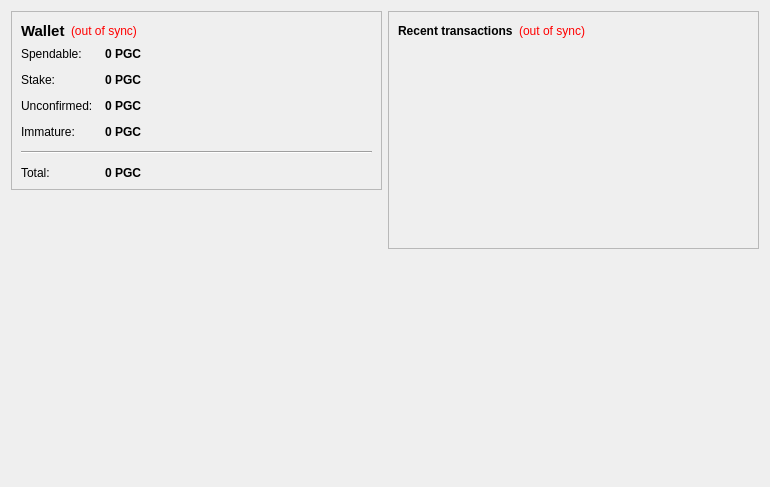
<?xml version="1.0" encoding="UTF-8"?>
<ui version="4.0">
 <class>OverviewPage</class>
 <widget class="QWidget" name="OverviewPage">
  <property name="geometry">
   <rect>
    <x>0</x>
    <y>0</y>
    <width>770</width>
    <height>487</height>
   </rect>
  </property>
  <property name="windowTitle">
   <string>Form</string>
  </property>
  <layout class="QHBoxLayout" name="horizontalLayout" stretch="1,1">
   <item>
    <layout class="QVBoxLayout" name="verticalLayout_2">
     <item>
      <widget class="QFrame" name="frame">
       <property name="frameShape">
        <enum>QFrame::StyledPanel</enum>
       </property>
       <property name="frameShadow">
        <enum>QFrame::Raised</enum>
       </property>
       <layout class="QVBoxLayout" name="verticalLayout_4">
        <item>
         <layout class="QHBoxLayout" name="horizontalLayout_4">
          <item>
           <widget class="QLabel" name="label_5">
            <property name="font">
             <font>
              <pointsize>11</pointsize>
              <weight>75</weight>
              <bold>true</bold>
             </font>
            </property>
            <property name="text">
             <string>Wallet</string>
            </property>
           </widget>
          </item>
          <item>
           <widget class="QLabel" name="labelWalletStatus">
            <property name="toolTip">
             <string>The displayed information may be out of date. Your wallet automatically synchronizes with the PumpGroupCoin network after a connection is established, but this process has not completed yet.</string>
            </property>
            <property name="styleSheet">
             <string notr="true">QLabel { color: red; }</string>
            </property>
            <property name="text">
             <string notr="true">(out of sync)</string>
            </property>
            <property name="alignment">
             <set>Qt::AlignLeading|Qt::AlignLeft|Qt::AlignVCenter</set>
            </property>
           </widget>
          </item>
          <item>
           <spacer name="horizontalSpacer_2">
            <property name="orientation">
             <enum>Qt::Horizontal</enum>
            </property>
            <property name="sizeHint" stdset="0">
             <size>
              <width>40</width>
              <height>20</height>
             </size>
            </property>
           </spacer>
          </item>
         </layout>
        </item>
        <item>
         <layout class="QFormLayout" name="formLayout_2">
          <property name="fieldGrowthPolicy">
           <enum>QFormLayout::AllNonFixedFieldsGrow</enum>
          </property>
          <property name="horizontalSpacing">
           <number>12</number>
          </property>
          <property name="verticalSpacing">
           <number>12</number>
          </property>
          <item row="0" column="0">
           <widget class="QLabel" name="label">
            <property name="text">
             <string>Spendable:</string>
            </property>
           </widget>
          </item>
          <item row="0" column="1">
           <widget class="QLabel" name="labelBalance">
            <property name="font">
             <font>
              <weight>75</weight>
              <bold>true</bold>
             </font>
            </property>
            <property name="cursor">
             <cursorShape>IBeamCursor</cursorShape>
            </property>
            <property name="toolTip">
             <string>Your current spendable balance</string>
            </property>
            <property name="text">
             <string notr="true">0 PGC</string>
            </property>
            <property name="textInteractionFlags">
             <set>Qt::LinksAccessibleByMouse|Qt::TextSelectableByKeyboard|Qt::TextSelectableByMouse</set>
            </property>
           </widget>
          </item>
          <item row="1" column="0">
           <widget class="QLabel" name="label_6">
            <property name="text">
             <string>Stake:</string>
            </property>
           </widget>
          </item>
          <item row="1" column="1">
           <widget class="QLabel" name="labelStake">
            <property name="font">
             <font>
              <weight>75</weight>
              <bold>true</bold>
             </font>
            </property>
            <property name="cursor">
             <cursorShape>IBeamCursor</cursorShape>
            </property>
            <property name="toolTip">
             <string>Total of coins that was staked, and do not yet count toward the current balance</string>
            </property>
            <property name="text">
             <string notr="true">0 PGC</string>
            </property>
            <property name="textInteractionFlags">
             <set>Qt::LinksAccessibleByMouse|Qt::TextSelectableByKeyboard|Qt::TextSelectableByMouse</set>
            </property>
           </widget>
          </item>
          <item row="2" column="0">
           <widget class="QLabel" name="label_3">
            <property name="text">
             <string>Unconfirmed:</string>
            </property>
           </widget>
          </item>
          <item row="2" column="1">
           <widget class="QLabel" name="labelUnconfirmed">
            <property name="font">
             <font>
              <weight>75</weight>
              <bold>true</bold>
             </font>
            </property>
            <property name="cursor">
             <cursorShape>IBeamCursor</cursorShape>
            </property>
            <property name="toolTip">
             <string>Total of transactions that have yet to be confirmed, and do not yet count toward the current balance</string>
            </property>
            <property name="text">
             <string notr="true">0 PGC</string>
            </property>
            <property name="textInteractionFlags">
             <set>Qt::LinksAccessibleByMouse|Qt::TextSelectableByKeyboard|Qt::TextSelectableByMouse</set>
            </property>
           </widget>
          </item>
          <item row="3" column="0">
           <widget class="QLabel" name="labelImmatureText">
            <property name="text">
             <string>Immature:</string>
            </property>
           </widget>
          </item>
          <item row="3" column="1">
           <widget class="QLabel" name="labelImmature">
            <property name="font">
             <font>
              <weight>75</weight>
              <bold>true</bold>
             </font>
            </property>
            <property name="toolTip">
             <string>Mined balance that has not yet matured</string>
            </property>
            <property name="text">
             <string notr="true">0 PGC</string>
            </property>
            <property name="textInteractionFlags">
             <set>Qt::LinksAccessibleByMouse|Qt::TextSelectableByKeyboard|Qt::TextSelectableByMouse</set>
            </property>
           </widget>
          </item>
          <item row="4" column="0" colspan="2">
           <widget class="Line" name="line">
            <property name="orientation">
             <enum>Qt::Horizontal</enum>
            </property>
           </widget>
          </item>
          <item row="5" column="0">
           <widget class="QLabel" name="labelTotalText">
            <property name="text">
             <string>Total:</string>
            </property>
           </widget>
          </item>
          <item row="5" column="1">
           <widget class="QLabel" name="labelTotal">
            <property name="font">
             <font>
              <weight>75</weight>
              <bold>true</bold>
             </font>
            </property>
            <property name="cursor">
             <cursorShape>IBeamCursor</cursorShape>
            </property>
            <property name="toolTip">
             <string>Your current total balance</string>
            </property>
            <property name="text">
             <string notr="true">0 PGC</string>
            </property>
            <property name="textInteractionFlags">
             <set>Qt::LinksAccessibleByMouse|Qt::TextSelectableByKeyboard|Qt::TextSelectableByMouse</set>
            </property>
           </widget>
          </item>
         </layout>
        </item>
       </layout>
      </widget>
     </item>
     <item>
      <spacer name="verticalSpacer">
       <property name="orientation">
        <enum>Qt::Vertical</enum>
       </property>
       <property name="sizeHint" stdset="0">
        <size>
         <width>20</width>
         <height>40</height>
        </size>
       </property>
      </spacer>
     </item>
     <item>
      <widget class="QLabel" name="label_2">
       <property name="autoFillBackground">
        <bool>true</bool>
       </property>
       <property name="text">
        <string/>
       </property>
       <property name="pixmap">
        <pixmap resource="../bitcoin.qrc">:/icons/drmbg</pixmap>
       </property>
       <property name="scaledContents">
        <bool>false</bool>
       </property>
       <property name="margin">
        <number>0</number>
       </property>
      </widget>
     </item>
    </layout>
   </item>
   <item>
    <layout class="QVBoxLayout" name="verticalLayout_3">
     <item>
      <widget class="QFrame" name="frame_2">
       <property name="frameShape">
        <enum>QFrame::StyledPanel</enum>
       </property>
       <property name="frameShadow">
        <enum>QFrame::Raised</enum>
       </property>
       <layout class="QVBoxLayout" name="verticalLayout">
        <item>
         <layout class="QHBoxLayout" name="horizontalLayout_2">
          <item>
           <widget class="QLabel" name="label_4">
            <property name="text">
             <string>&lt;b&gt;Recent transactions&lt;/b&gt;</string>
            </property>
           </widget>
          </item>
          <item>
           <widget class="QLabel" name="labelTransactionsStatus">
            <property name="toolTip">
             <string>The displayed information may be out of date. Your wallet automatically synchronizes with the PumpGroupCoin network after a connection is established, but this process has not completed yet.</string>
            </property>
            <property name="styleSheet">
             <string notr="true">QLabel { color: red; }</string>
            </property>
            <property name="text">
             <string notr="true">(out of sync)</string>
            </property>
            <property name="alignment">
             <set>Qt::AlignRight|Qt::AlignTrailing|Qt::AlignVCenter</set>
            </property>
           </widget>
          </item>
          <item>
           <spacer name="horizontalSpacer">
            <property name="orientation">
             <enum>Qt::Horizontal</enum>
            </property>
            <property name="sizeHint" stdset="0">
             <size>
              <width>40</width>
              <height>20</height>
             </size>
            </property>
           </spacer>
          </item>
         </layout>
        </item>
        <item>
         <widget class="QListView" name="listTransactions">
          <property name="styleSheet">
           <string notr="true">QListView { background: transparent; }</string>
          </property>
          <property name="frameShape">
           <enum>QFrame::NoFrame</enum>
          </property>
          <property name="verticalScrollBarPolicy">
           <enum>Qt::ScrollBarAlwaysOff</enum>
          </property>
          <property name="horizontalScrollBarPolicy">
           <enum>Qt::ScrollBarAlwaysOff</enum>
          </property>
          <property name="selectionMode">
           <enum>QAbstractItemView::NoSelection</enum>
          </property>
         </widget>
        </item>
       </layout>
      </widget>
     </item>
     <item>
      <spacer name="verticalSpacer_2">
       <property name="orientation">
        <enum>Qt::Vertical</enum>
       </property>
       <property name="sizeHint" stdset="0">
        <size>
         <width>20</width>
         <height>40</height>
        </size>
       </property>
      </spacer>
     </item>
    </layout>
   </item>
  </layout>
 </widget>
 <resources/>
 <connections/>
</ui>
